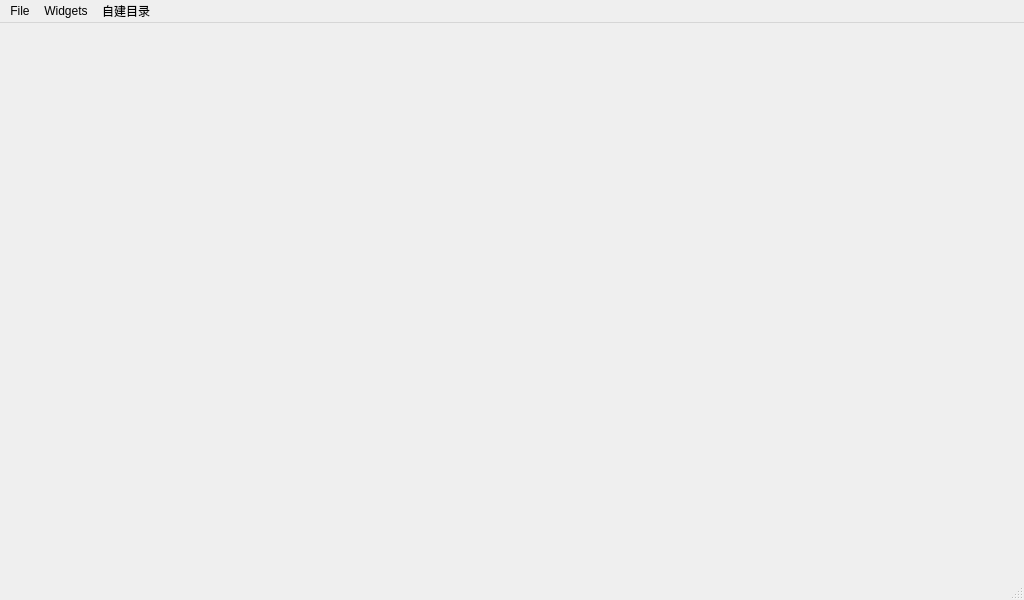
<?xml version="1.0" encoding="UTF-8"?>
<ui version="4.0">
 <class>MainWindow</class>
 <widget class="QMainWindow" name="MainWindow">
  <property name="geometry">
   <rect>
    <x>0</x>
    <y>0</y>
    <width>1024</width>
    <height>600</height>
   </rect>
  </property>
  <property name="minimumSize">
   <size>
    <width>640</width>
    <height>400</height>
   </size>
  </property>
  <property name="baseSize">
   <size>
    <width>1100</width>
    <height>800</height>
   </size>
  </property>
  <property name="mouseTracking">
   <bool>false</bool>
  </property>
  <property name="windowTitle">
   <string>MGMainWindow</string>
  </property>
  <property name="styleSheet">
   <string notr="true"/>
  </property>
  <widget class="QWidget" name="centralWidget">
   <property name="sizePolicy">
    <sizepolicy hsizetype="MinimumExpanding" vsizetype="MinimumExpanding">
     <horstretch>0</horstretch>
     <verstretch>0</verstretch>
    </sizepolicy>
   </property>
   <property name="minimumSize">
    <size>
     <width>200</width>
     <height>150</height>
    </size>
   </property>
  </widget>
  <widget class="QMenuBar" name="menuBar">
   <property name="geometry">
    <rect>
     <x>0</x>
     <y>0</y>
     <width>1024</width>
     <height>31</height>
    </rect>
   </property>
   <widget class="QMenu" name="menuMGround">
    <property name="title">
     <string>File</string>
    </property>
    <addaction name="separator"/>
    <addaction name="actionMuteAudioOutput"/>
    <addaction name="actionStatusBar"/>
    <addaction name="separator"/>
    <addaction name="actionExit"/>
   </widget>
   <widget class="QMenu" name="menuWidgets">
    <property name="title">
     <string>Widgets</string>
    </property>
   </widget>
   <widget class="QMenu" name="menuAsdf">
    <property name="title">
     <string>自建目录</string>
    </property>
    <addaction name="separator"/>
    <addaction name="action"/>
    <addaction name="action_2"/>
   </widget>
   <addaction name="menuMGround"/>
   <addaction name="menuWidgets"/>
   <addaction name="menuAsdf"/>
  </widget>
  <widget class="QStatusBar" name="statusBar"/>
  <action name="actionExit">
   <property name="text">
    <string>Exit</string>
   </property>
   <property name="shortcut">
    <string>Ctrl+Q</string>
   </property>
  </action>
  <action name="actionAdd_Link">
   <property name="text">
    <string>Manage Communication Links</string>
   </property>
  </action>
  <action name="actionMuteAudioOutput">
   <property name="checkable">
    <bool>true</bool>
   </property>
   <property name="text">
    <string>Mute Audio Output</string>
   </property>
  </action>
  <action name="actionAdvanced_Mode">
   <property name="checkable">
    <bool>true</bool>
   </property>
   <property name="text">
    <string>Advanced Mode</string>
   </property>
  </action>
  <action name="actionStatusBar">
   <property name="checkable">
    <bool>true</bool>
   </property>
   <property name="text">
    <string>Show Status Bar</string>
   </property>
  </action>
  <action name="action">
   <property name="text">
    <string>一级目录</string>
   </property>
  </action>
  <action name="action_2">
   <property name="text">
    <string>二级目录</string>
   </property>
  </action>
 </widget>
 <layoutdefault spacing="6" margin="11"/>
 <resources/>
 <connections>
  <connection>
   <sender>actionExit</sender>
   <signal>triggered()</signal>
   <receiver>MainWindow</receiver>
   <slot>close()</slot>
   <hints>
    <hint type="sourcelabel">
     <x>-1</x>
     <y>-1</y>
    </hint>
    <hint type="destinationlabel">
     <x>299</x>
     <y>199</y>
    </hint>
   </hints>
  </connection>
 </connections>
</ui>
